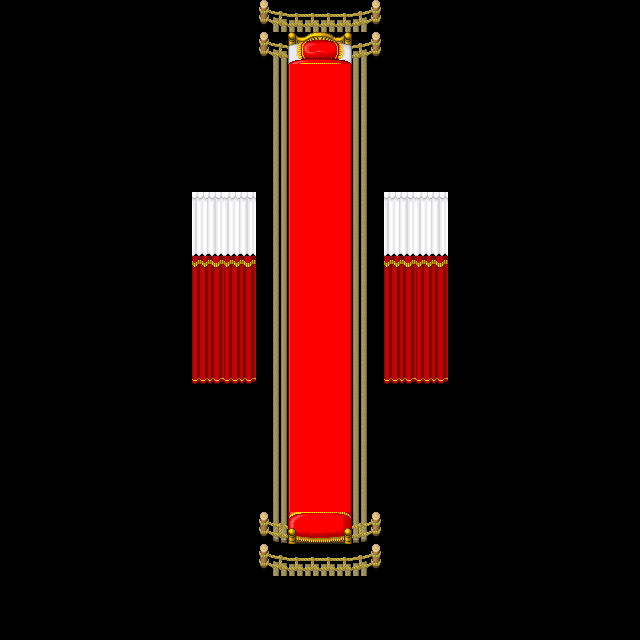

A level layout from a 2D game, rendered from its tile map. Below: a short description, then the map file with its tile-grid data intact:
An orthogonal 20x20 tile map with 32x32 px tiles, 2 tile layers (Tile Layer 6, Tile Layer 5), 4 hidden layers not drawn, 3 tilesets.

<map version="1.8" tiledversion="1.8.6" orientation="orthogonal" renderorder="right-down" width="20" height="20" tilewidth="32" tileheight="32" infinite="0" nextlayerid="10" nextobjectid="1">
 <tileset firstgid="1" name="Buildings32x32" tilewidth="32" tileheight="32" tilecount="180" columns="12">
  <image source="../Buildings32x32.png" width="384" height="480" />
 </tileset>
 <tileset firstgid="181" name="Street32x32" tilewidth="32" tileheight="32" tilecount="256" columns="32">
  <image source="../Street32x32.png" width="1024" height="256" />
 </tileset>
 <tileset firstgid="437" name="pipoya" tilewidth="32" tileheight="32" tilecount="1064" columns="8">
  <image source="../pipoya.png" width="256" height="4256" />
 </tileset>
 <layer id="6" name="Tile Layer 5" width="20" height="20" visible="0">
  <data encoding="csv">
204,204,204,204,204,204,204,0,0,0,0,0,0,204,0,0,0,0,0,0,
204,204,204,204,204,204,204,204,0,0,0,0,0,204,0,0,0,0,0,0,
204,204,204,204,204,204,204,204,204,0,0,0,0,204,0,0,0,0,0,0,
204,204,204,204,204,204,204,204,204,0,0,0,0,204,0,0,0,0,0,0,
204,204,204,204,204,204,204,204,204,0,0,0,0,204,204,0,0,0,0,0,
204,204,204,204,204,204,204,204,215,216,217,218,0,0,204,0,0,0,204,204,
204,204,204,204,204,204,204,204,215,216,217,218,0,204,204,204,204,204,204,204,
0,204,0,204,204,204,0,0,0,0,0,0,0,0,0,0,0,0,0,0,
0,0,0,0,0,0,0,0,0,0,0,0,0,0,0,0,0,0,0,0,
0,0,0,0,0,0,0,0,0,0,0,0,0,0,0,0,0,0,0,0,
0,0,0,0,0,0,0,0,0,0,0,0,0,0,0,0,0,0,0,0,
0,0,0,0,0,0,0,0,0,0,0,0,0,0,0,0,0,0,0,0,
0,0,0,0,0,0,0,0,0,0,0,0,0,0,0,0,0,0,0,0,
0,0,0,0,0,0,204,0,0,0,0,0,0,204,204,204,204,204,204,204,
0,0,0,0,0,0,204,0,0,0,0,0,0,204,204,204,204,204,204,204,
0,0,0,0,0,0,204,0,0,0,0,0,0,204,204,204,204,204,204,204,
0,0,0,0,0,0,204,0,0,0,0,0,0,204,204,204,204,204,204,204,
0,0,0,0,0,0,204,0,204,0,0,0,0,204,204,204,204,204,204,204,
0,0,0,0,0,0,204,204,204,0,0,0,0,204,204,204,204,204,204,204,
0,0,0,0,0,0,204,204,0,0,0,0,0,204,204,204,204,204,204,204
</data>
 </layer>
 <layer id="1" name="Tile Layer 1" width="20" height="20" visible="0">
  <data encoding="csv">
0,0,0,0,0,0,0,200,413,221,228,413,200,0,0,0,0,0,0,0,
0,0,0,0,0,0,0,200,413,253,260,413,200,0,0,0,0,0,0,0,
0,0,0,0,0,0,0,200,413,285,292,413,200,0,0,0,0,0,0,0,
0,0,0,0,0,0,0,200,413,317,413,413,200,0,0,0,0,0,0,0,
0,0,0,0,0,0,0,200,413,349,413,413,200,0,0,0,0,0,0,0,
0,0,0,0,0,0,0,200,186,381,413,183,200,0,0,0,0,0,0,0,
0,0,0,0,0,0,0,200,215,216,217,218,200,0,0,0,0,0,0,0,
200,200,200,200,200,200,200,200,410,285,413,407,200,200,200,200,200,200,200,200,
413,413,413,413,413,413,413,413,413,317,324,413,413,413,413,413,413,413,413,413,
190,190,190,190,190,190,190,190,190,413,413,190,190,190,190,190,190,190,190,190,
414,414,414,414,414,414,414,414,414,413,413,414,414,414,414,414,414,414,414,414,
413,413,413,413,413,413,413,413,413,221,260,413,413,413,413,413,413,413,413,413,
200,200,200,200,200,200,200,200,413,253,260,413,200,200,200,200,200,200,200,200,
0,0,0,0,0,0,0,200,413,285,260,413,200,0,0,0,0,0,0,0,
0,0,0,0,0,0,0,200,413,221,260,413,200,0,0,0,0,0,0,0,
0,0,0,0,0,0,0,200,413,253,260,413,200,0,0,0,0,0,0,0,
0,0,0,0,0,0,0,200,413,285,292,413,200,0,0,0,0,0,0,0,
0,0,0,0,0,0,0,200,413,317,324,413,200,0,0,0,0,0,0,0,
0,0,0,0,0,0,0,200,413,349,356,413,200,0,0,0,0,0,0,0,
0,0,0,0,0,0,0,200,413,381,388,413,200,0,0,0,0,0,0,0
</data>
 </layer>
 <layer id="3" name="Tile Layer 2" width="20" height="20" visible="0">
  <data encoding="csv">
0,0,0,0,0,0,0,0,0,0,0,0,0,0,65,66,66,66,66,67,
0,0,0,0,0,0,0,0,0,0,0,0,0,0,77,78,78,78,78,79,
0,0,0,0,0,0,0,0,0,0,0,0,0,0,1,1,1,1,1,2,
0,0,0,0,0,0,0,0,0,0,0,0,0,0,45,2,3,3,1,45,
0,0,0,0,0,0,0,0,0,0,205,206,207,0,57,1,71,72,3,57,
0,0,0,0,0,0,0,0,0,0,237,238,239,0,1,1,83,84,1,2,
0,0,0,0,0,0,0,0,0,0,269,270,271,0,0,0,0,0,0,0,
0,0,0,0,0,0,0,0,0,0,301,302,303,0,0,0,0,0,0,0,
0,0,0,0,0,0,0,0,0,0,0,0,0,0,0,0,0,0,0,0,
0,0,0,0,0,0,0,0,0,0,0,0,0,0,0,0,0,0,0,0,
0,0,0,0,0,0,0,0,0,0,0,0,0,0,0,0,0,0,0,0,
0,0,0,0,0,0,0,0,0,0,0,0,0,0,0,0,0,0,0,0,
0,0,0,0,0,0,0,0,0,0,0,0,0,0,0,0,0,0,0,0,
85,86,86,86,86,87,0,0,0,0,0,0,0,0,0,0,0,0,0,0,
97,98,98,98,98,99,0,0,0,0,0,0,0,0,0,0,0,0,0,0,
97,98,98,98,98,99,0,0,0,0,0,0,0,0,0,0,0,0,0,0,
109,110,110,110,110,111,0,0,0,0,0,0,0,0,0,0,0,0,0,0,
73,74,75,73,74,75,0,0,0,0,0,0,0,0,0,0,0,0,0,0,
73,74,75,73,74,75,0,0,0,0,0,0,0,0,0,0,0,0,0,0,
73,74,75,73,74,75,0,0,0,0,0,0,0,0,0,0,0,0,0,0
</data>
 </layer>
 <layer id="4" name="Tile Layer 3" width="20" height="20" visible="0">
  <data encoding="csv">
0,0,0,0,0,0,0,0,0,0,0,0,0,0,0,0,0,0,0,0,
0,0,0,0,0,0,0,0,0,0,0,0,0,0,0,0,0,0,0,0,
0,0,0,0,0,0,0,0,0,0,0,0,0,0,93,93,93,93,93,93,
0,0,0,0,0,0,0,0,0,0,0,0,0,0,25,33,26,27,33,27,
0,0,0,0,0,0,0,0,0,0,0,0,0,105,25,26,71,72,27,27,
0,0,0,0,0,0,0,0,0,0,0,0,0,141,25,25,83,84,25,26,
0,0,0,0,0,0,0,0,0,0,0,0,0,0,0,0,0,0,0,0,
0,0,0,0,0,0,0,0,0,0,0,0,0,0,0,0,0,0,0,0,
0,0,0,0,0,0,0,0,0,0,0,0,0,0,0,0,0,0,0,0,
0,0,0,0,0,0,0,0,0,0,0,0,0,0,0,0,0,0,0,0,
0,0,0,0,0,0,0,0,0,0,0,0,0,0,0,0,0,0,0,0,
0,0,0,0,0,0,0,0,0,0,0,0,0,0,0,0,0,0,0,0,
0,0,0,0,0,0,0,0,0,0,0,0,0,0,0,0,0,0,0,0,
390,391,390,391,390,391,0,0,0,0,0,0,335,336,0,0,0,0,0,0,
0,0,0,0,0,394,0,0,0,0,0,0,367,368,361,360,0,0,361,360,
0,0,0,0,0,394,0,0,0,0,0,0,399,400,393,392,0,0,393,392,
390,391,390,391,390,391,0,0,0,0,0,0,0,0,0,0,0,0,0,0,
0,0,0,0,0,0,0,0,0,0,0,0,0,0,361,360,0,0,361,360,
0,33,0,0,33,0,0,0,0,0,0,0,335,336,393,392,0,0,393,392,
0,33,0,0,33,0,0,0,0,0,0,0,367,368,0,0,0,0,0,0
</data>
 </layer>
 <layer id="9" name="Tile Layer 6" width="20" height="20">
  <data encoding="csv">
0,0,0,0,0,0,0,0,0,0,0,0,0,0,0,0,0,0,0,0,
0,0,0,0,0,0,0,0,0,0,0,0,0,0,0,0,0,0,0,0,
0,0,0,0,0,0,0,0,0,0,0,0,0,0,0,0,0,0,0,0,
0,0,0,0,0,0,0,0,0,0,0,0,0,0,0,0,0,0,0,0,
0,0,0,0,0,0,0,0,0,0,0,0,0,0,0,0,0,0,0,0,
0,0,0,0,0,0,0,0,0,0,0,0,0,0,0,0,0,0,0,0,
0,0,0,0,0,0,0,0,0,0,0,0,0,0,0,0,0,0,0,0,
0,0,0,0,0,0,0,0,0,0,0,0,0,0,0,0,0,0,0,0,
0,0,0,0,0,0,0,0,0,0,0,0,0,0,0,0,0,0,0,0,
0,0,0,0,0,0,0,0,0,0,0,0,0,0,0,0,0,0,0,0,
0,0,0,0,0,0,0,0,0,0,0,0,0,0,0,0,0,0,0,0,
0,0,0,0,0,0,0,0,0,0,0,0,0,0,0,0,0,0,0,0,
0,0,0,0,0,0,0,0,0,0,0,0,0,0,0,0,0,0,0,0,
0,0,0,0,0,0,0,0,0,0,0,0,0,0,0,0,0,0,0,0,
0,0,0,0,0,0,0,0,0,0,0,0,0,0,0,0,0,0,0,0,
0,0,0,0,0,0,0,0,0,0,0,0,0,0,0,0,0,0,0,0,
0,0,0,0,0,0,0,0,0,0,0,0,0,0,0,0,0,0,0,0,
0,0,0,0,0,0,0,0,0,0,0,0,0,0,0,0,0,0,0,0,
0,0,0,0,0,0,0,0,0,0,0,0,0,0,0,0,0,0,0,0,
0,0,0,0,0,0,0,0,0,0,0,0,0,0,0,0,0,0,0,0
</data>
 </layer>
 <layer id="8" name="Tile Layer 5" width="20" height="20">
  <data encoding="csv">
0,0,0,0,0,0,0,0,701,702,702,703,0,0,0,0,0,0,0,0,
0,0,0,0,0,0,0,0,701,1216,1217,703,0,0,0,0,0,0,0,0,
0,0,0,0,0,0,0,0,709,1234,1236,711,0,0,0,0,0,0,0,0,
0,0,0,0,0,0,0,0,709,1234,1236,711,0,0,0,0,0,0,0,0,
0,0,0,0,0,0,0,0,709,1234,1236,711,0,0,0,0,0,0,0,0,
0,0,0,0,0,0,0,0,709,1234,1236,711,0,0,0,0,0,0,0,0,
0,0,0,0,0,0,1134,1134,709,1234,1236,711,1134,1134,0,0,0,0,0,0,
0,0,0,0,0,0,1142,1142,709,1234,1236,711,1142,1142,0,0,0,0,0,0,
0,0,0,0,0,0,1133,1133,709,1234,1236,711,1133,1133,0,0,0,0,0,0,
0,0,0,0,0,0,1143,1143,709,1234,1236,711,1143,1143,0,0,0,0,0,0,
0,0,0,0,0,0,1143,1143,709,1234,1236,711,1143,1143,0,0,0,0,0,0,
0,0,0,0,0,0,1141,1141,709,1234,1236,711,1141,1141,0,0,0,0,0,0,
0,0,0,0,0,0,0,0,709,1234,1236,711,0,0,0,0,0,0,0,0,
0,0,0,0,0,0,0,0,709,1234,1236,711,0,0,0,0,0,0,0,0,
0,0,0,0,0,0,0,0,709,1234,1236,711,0,0,0,0,0,0,0,0,
0,0,0,0,0,0,0,0,709,1234,1236,711,0,0,0,0,0,0,0,0,
0,0,0,0,0,0,0,0,717,1240,1241,719,0,0,0,0,0,0,0,0,
0,0,0,0,0,0,0,0,701,702,702,703,0,0,0,0,0,0,0,0,
0,0,0,0,0,0,0,0,0,0,0,0,0,0,0,0,0,0,0,0,
0,0,0,0,0,0,0,0,0,0,0,0,0,0,0,0,0,0,0,0
</data>
 </layer>
</map>
